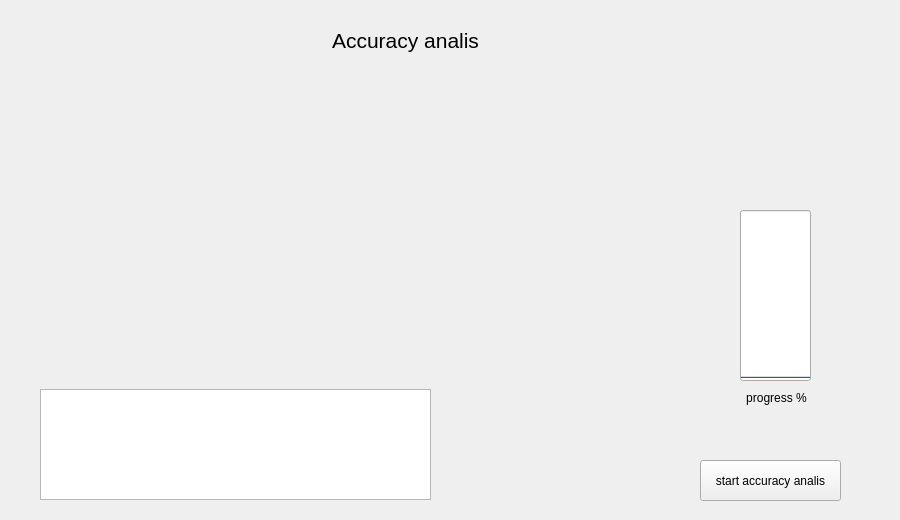
<?xml version="1.0" encoding="UTF-8"?>
<ui version="4.0">
 <class>AccuracyForm</class>
 <widget class="QWidget" name="AccuracyForm">
  <property name="geometry">
   <rect>
    <x>0</x>
    <y>0</y>
    <width>900</width>
    <height>520</height>
   </rect>
  </property>
  <property name="windowTitle">
   <string>Form</string>
  </property>
  <widget class="QLabel" name="label">
   <property name="geometry">
    <rect>
     <x>280</x>
     <y>20</y>
     <width>251</width>
     <height>41</height>
    </rect>
   </property>
   <property name="font">
    <font>
     <pointsize>16</pointsize>
    </font>
   </property>
   <property name="text">
    <string>Accuracy analis</string>
   </property>
   <property name="textFormat">
    <enum>Qt::AutoText</enum>
   </property>
   <property name="alignment">
    <set>Qt::AlignCenter</set>
   </property>
  </widget>
  <widget class="QPushButton" name="pushbutton_analis">
   <property name="geometry">
    <rect>
     <x>700</x>
     <y>460</y>
     <width>141</width>
     <height>41</height>
    </rect>
   </property>
   <property name="text">
    <string>start accuracy analis</string>
   </property>
  </widget>
  <widget class="QTextEdit" name="textEdit">
   <property name="geometry">
    <rect>
     <x>40</x>
     <y>389</y>
     <width>391</width>
     <height>111</height>
    </rect>
   </property>
   <property name="font">
    <font>
     <pointsize>10</pointsize>
    </font>
   </property>
  </widget>
  <widget class="QProgressBar" name="progressBar">
   <property name="geometry">
    <rect>
     <x>740</x>
     <y>210</y>
     <width>71</width>
     <height>171</height>
    </rect>
   </property>
   <property name="layoutDirection">
    <enum>Qt::LeftToRight</enum>
   </property>
   <property name="value">
    <number>0</number>
   </property>
   <property name="alignment">
    <set>Qt::AlignCenter</set>
   </property>
   <property name="textVisible">
    <bool>true</bool>
   </property>
   <property name="orientation">
    <enum>Qt::Vertical</enum>
   </property>
   <property name="textDirection">
    <enum>QProgressBar::TopToBottom</enum>
   </property>
  </widget>
  <widget class="QLabel" name="label_progress">
   <property name="geometry">
    <rect>
     <x>741</x>
     <y>390</y>
     <width>71</width>
     <height>16</height>
    </rect>
   </property>
   <property name="text">
    <string>progress %</string>
   </property>
   <property name="alignment">
    <set>Qt::AlignCenter</set>
   </property>
  </widget>
 </widget>
 <resources/>
 <connections/>
</ui>
